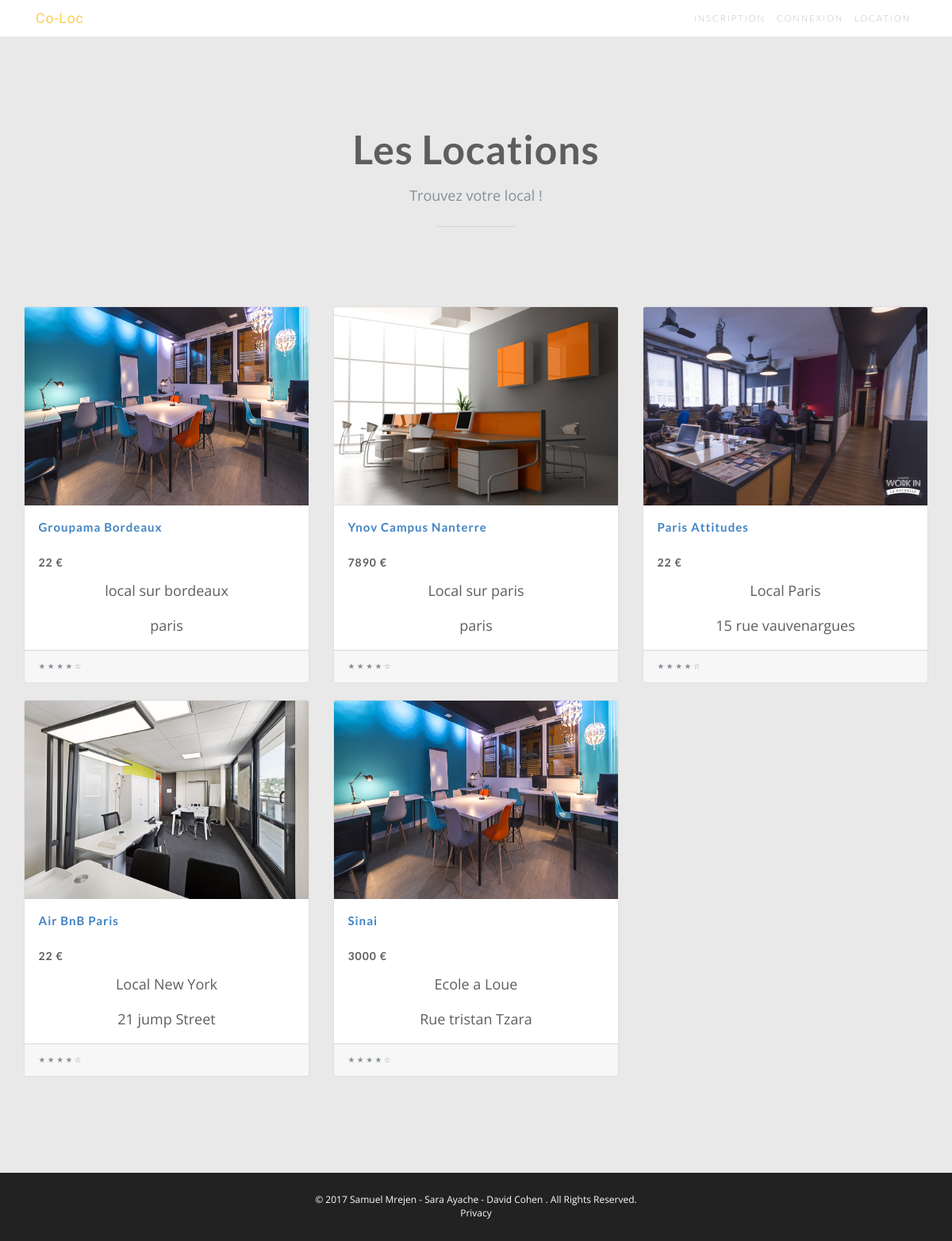
Page /index.php?p=listLoc on the committed database.
### tables this page shows
CREATE TABLE `locaux` (
  `id` int(11) NOT NULL,
  `name` varchar(255) NOT NULL,
  `address` varchar(255) NOT NULL,
  `area` varchar(255) NOT NULL,
  `price` varchar(255) NOT NULL,
  `time` varchar(255) NOT NULL,
  `description` varchar(255) NOT NULL,
  `photo` varchar(255) NOT NULL,
  `vend_id` int(11) NOT NULL
);

### Controllers/listLocController.php (called while the page is built)
<?php
require_once ('Models/LocalSQL.php');
$select = new LocalSQL();
$selectAllLocal= $select->selectLocal();
require_once ('Views/listLoc.php');

### Models/LocalSQL.php (called while the page is built, shortened)
<?php
class LocalSQL
{
    public function selectLocal()
    {
        global $bdd;
        $selectLocal = $bdd->prepare("SELECT * FROM locaux  ");
        $selectLocal->execute();
        $selectAllLocal = $selectLocal->fetchAll();
        return $selectAllLocal;
    }
}

### Views/listLoc.php (the view, shortened to what this page needs)
<?php
include_once('Layout.php');
?>
<section class="features" id="features">
    <div class="container">
        <div class="section-heading text-center">
            <h2>Les Locations</h2>
            <p class="text-muted">Trouvez votre local !</p>
            <hr>
        </div>
        <div class="row">
            <div class="row">
                <?php
                foreach ($selectAllLocal as $item) {
                    echo '<div class="col-lg-4 col-md-6 mb-4">';
                    echo '<div class="card h-100">';
                    echo '<a href="#"><img class="card-img-top" src="' . $item['photo'] . '" alt=""    style="height: 250px; width: 100%;"></a>';
                    echo '<div class="card-body">';
                    echo '<h4 class="card-title">';
                    echo '<a href="index.php?p=productDetail&id=' . $item['id'] . '">' . $item['name'] . '</a>';
                    echo '</h4>';
                    echo '<h5>' . $item['price'] . ' €</h5>';
                    echo '<p class="card-text">' . $item['description'] . '</p>';
                    echo '<p class="card-text">' . $item['address'] . '</p>';
                    echo '</div>';
                    echo '<div class="card-footer">';
                    echo '<small class="text-muted">&#9733; &#9733; &#9733; &#9733; &#9734;</small>';
                    echo '</div>';
                    echo '</div>';
                    echo '</div>';
                }
                ?>
            </div>
        </div>
    </div>
</section>
<?php require_once ('Views/footer.php')?>
</body>
</html>

### Views/css/new-age.css (style rules this page uses)
html, body { width: 100%; height: 100%; }
body { font-family: 'Muli', 'Helvetica', 'Arial', 'sans-serif'; }
a { color: #fdcc52; -webkit-transition: all .35s; -moz-transition: all .35s; transition: all .35s; }
hr { max-width: 100px; margin: 25px auto 0; border-width: 1px; border-color: rgba(34, 34, 34, 0.1); }
h1, h2, h3, h4, h5, h6 { font-family: 'Catamaran', 'Helvetica', 'Arial', 'sans-serif'; font-weight: 200; letter-spacing: 1px; }
p { font-size: 18px; line-height: 1.5; margin-bottom: 20px; }
section { padding: 100px 0; }
section h2 { font-size: 50px; }
section.features .section-heading { margin-bottom: 100px; }
section.features .section-heading h2 { margin-top: 0; }
section.features .section-heading p { margin-bottom: 0; }

### Views/css/connection.css (style rules this page uses)
* { margin: 0; padding: 0; box-sizing: border-box; }
body { background: #e9e9e9; color: #5e5e5e; font: 400 87.5%/1.5em 'Open Sans', sans-serif; }

### Views/css/shop-item.css (style rules this page uses)
body { padding-top: 54px; }
@media (min-width: 992px) { body { padding-top: 56px; } }

### rows in the picture
locaux: photo (picture), name "Groupama Bordeaux", price "22", description "local sur bordeaux", address "paris"
locaux: photo (picture), name "Ynov Campus Nanterre", price "7890", description "Local sur paris", address "paris"
locaux: photo (picture), name "Paris Attitudes", price "22", description "Local Paris", address "15 rue vauvenargues"
locaux: photo (picture), name "Air BnB Paris", price "22", description "Local New York", address "21 jump Street"
locaux: photo (picture), name "Sinai", price "3000", description "Ecole a Loue", address "Rue tristan Tzara"
